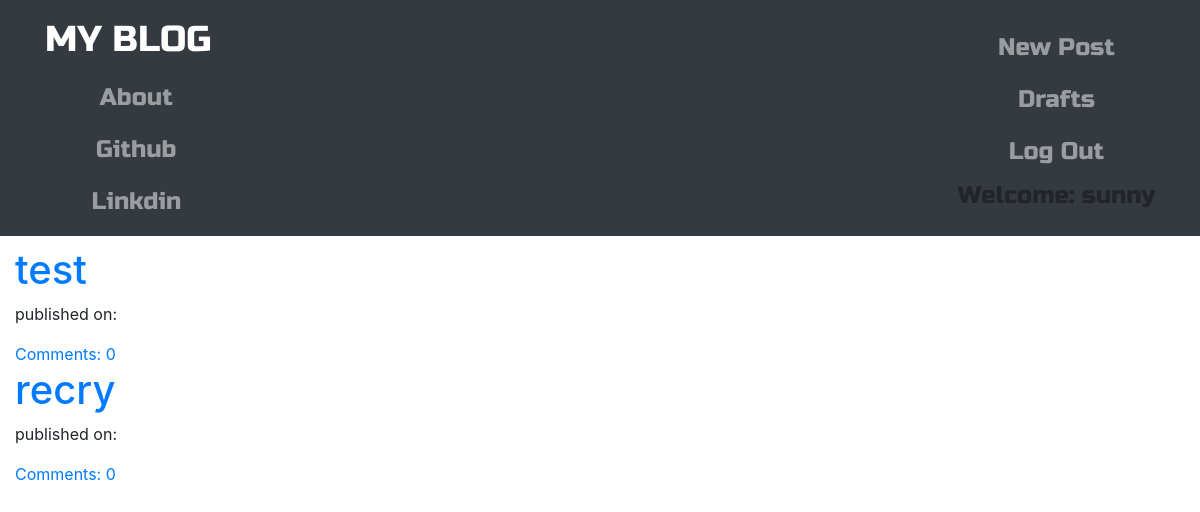
Page /drafts/ (signed in) on the committed database.
### blog/models.py (models this page shows, shortened)
class Post(models.Model):
    author= models.ForeignKey('auth.User', on_delete=models.CASCADE)
    title= models.CharField(max_length=200)
    text = models.TextField()
    created_date= models.DateTimeField(default=timezone.now())
    published_date= models.DateTimeField(blank=True, null=True)
    def approve_comments(self):
        return self.comments.filter(approved_comments=True)

### blog/views.py (the view)
# urls.py: path('drafts/',views.DraftListView.as_view(),name='post_draft_list'),
class DraftListView(LoginRequiredMixin,ListView):
    login_url = '/login/'
    redirect_field_name = 'blog/post'
    model = Post
    def get_queryset(self):
        return Post.objects.filter(published_date__isnull=True).order_by('created_date')

### blog/templates/blog/post_list.html
{% extends 'blog/base.html' %}
{% block body_block %}
<div class="container">
<div class="centerstage">
  {% for post in post_list %}
    <div class="post">
      <h1><a href="{% url 'post_detail' pk=post.pk %}">{{ post.title }}</a> </h1>
      <div class="date">
        <p>published on: {{post.published|date:'D M Y'}}</p>
      </div>
      <a href="{% url 'post_detail' pk=post.pk %}">Comments: {{ post.approve_comments.count }}</a>
    </div>
  {%endfor%}
</div>
</div>
{% endblock %}

### blog/templates/blog/base.html (shortened to what this page needs)
<!DOCTYPE html>
{% load static %}
<html lang="en" dir="ltr">
  <head>
  <link rel="stylesheet" href="https://stackpath.bootstrapcdn.com/bootstrap/4.1.3/css/bootstrap.min.css"
integrity="sha384-MCw98/SFnGE8fJT3GXwEOngsV7Zt27NXFoaoApmYm81iuXoPkFOJwJ8ERdknLPMO">
<link href="https://maxcdn.bootstrapcdn.com/font-awesome/4.7.0/css/font-awesome.min.css" rel="stylesheet">
      <link rel="stylesheet" href="//cdn.jsdelivr.net/npm/medium-editor@latest/dist/css/medium-editor.min.css" type="text/css" media="screen" charset="utf-8">
  <link rel="stylesheet" href="{% static 'css/blog.css' %}">
</head>
  <body class='loader'>
    <nav class='navbar navbar-dark bg-dark techfont'>
      <div class="container">
        <ul class="navbar-nav align-items-center">
          <li> <a class='navbar-brand bigbrand' href="{% url 'post_list' %}">MY BLOG</a> </li>
          <li><a class='nav-item nav-link' href="{%url 'about' %}">About</a> </li>
          <li><a class='nav-item nav-link' href="https://github.com/">Github</a> </li>
          <li><a class='nav-item nav-link' href="https://www.linkdin.com/">Linkdin</a> </li>
        </ul>
        <div class='navbar-nav align-items-center ml-auto'>
          {% if user.is_authenticated %}
          <a class="nav-item nav-link" href="{%url 'post_new' %}">New Post</a>
          <a class="nav-item nav-link" href="{%url 'post_draft_list' %}">Drafts</a>
          <a class="nav-item nav-link" href="{%url 'logout' %}">Log Out</a>
          <a>Welcome: {{ user.username }} </a>
          {% else %}
          <a class='nav-item nav-link' href="{% url 'login' %}" aria-label='login'>
            <span class= 'fa fa-user' aria-hidden='true'></span> </a>
          {% endif %}
        </div>
      </div>
    </nav>
    <div class="content contaniner">
      <div class="row">
        <div class="col-md-8">
          <div class="blog_posts">
            {% block body_block %}
            {% endblock %}
          </div>
        </div>
      </div>
    </div>
  </body>
</html>

### blog/static/css/blog.css (style rules this page uses)
.techfont { font-family: 'Russo One', sans-serif; font-size: 1.5em; margin-bottom: 10px; }
.centerstage { margin-left: auto; margin-right: auto; }
.bigbrand { font-size: 1.5em; }
.loader { filter:hue-rotate(0deg); color:linear-gradient(45deg,#0f8,#08f); animation:hue 10000ms infinite linear; }

### rows in the picture
Post: title "test", approve_comments.count "0"
Post: title "recry", approve_comments.count "0"

### other values in the picture
{{ user.username }} "sunny"
